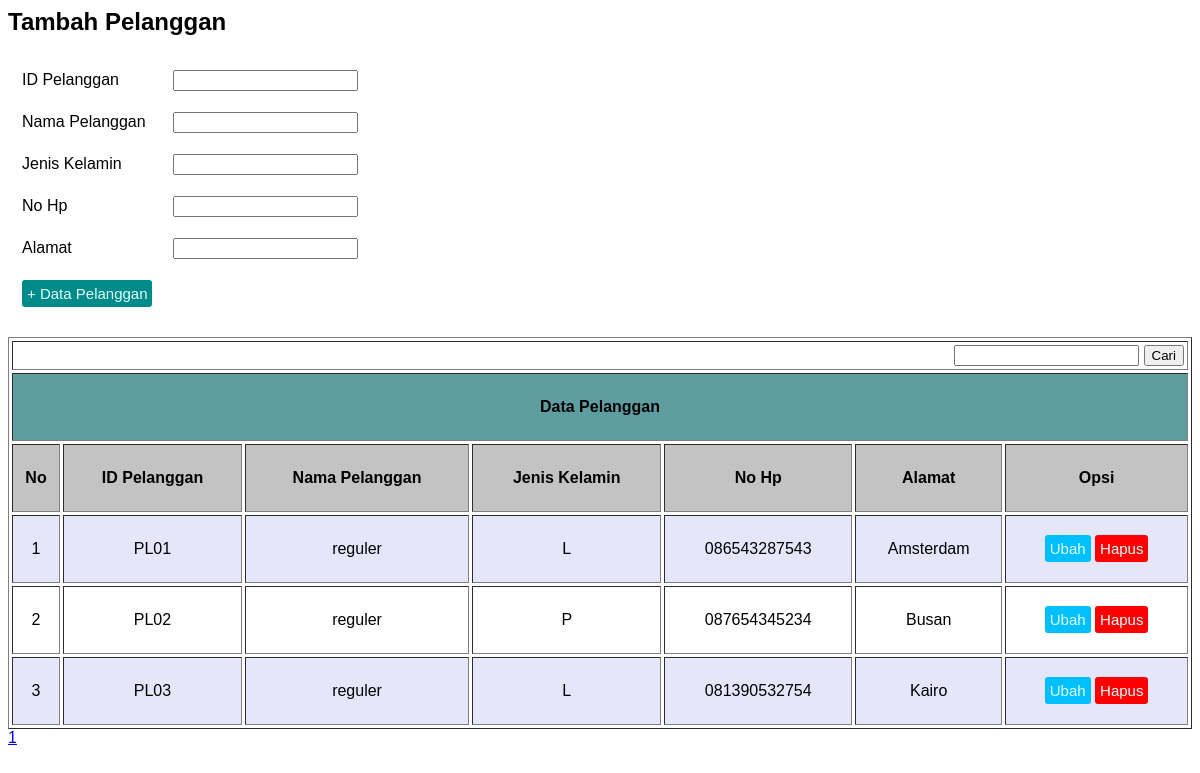
Screenshot of /Restoran/Administrator/pelanggan.php with the database file from the repository.
### tables this page shows
CREATE TABLE IF NOT EXISTS `tb_pelanggan` (
  `id_pelanggan` varchar(10) NOT NULL,
  `nama_pelanggan` varchar(100) NOT NULL,
  `jenis_kelamin` enum('L','P') NOT NULL,
  `no_hp` varchar(13) NOT NULL,
  `alamat` varchar(100) NOT NULL,
  PRIMARY KEY (`id_pelanggan`)
);

### Restoran/Administrator/pelanggan.php (the view, shortened to what this page needs)
<link rel="stylesheet" type="text/css" href="button.css">
<h2>Tambah Pelanggan</h2>
<form method="post">
	<table cellpadding="7px" cellspacing="7">
		<tr>
			<td>ID Pelanggan</td>
			<td><input type="text" name="id_pelanggan"></td>
		</tr>
		<tr>
			<td>Nama Pelanggan</td>
			<td><input type="text" name="nama_pelanggan"></td>
		</tr>
		<tr>
			<td>Jenis Kelamin</td>
			<td><input type="enum" name="jenis_kelamin"></td>
		</tr>
		<tr>
			<td>No Hp</td>
			<td><input type="text" name="no_hp"></td>
		</tr>
		<tr>
			<td>Alamat</td>
			<td><input type="text" name="alamat"></td>
		</tr>
		<tr>
			<td><input type="submit" name="masuk" value="+ Data Pelanggan" class='butin'></td>
		</tr>
	</table>
</form>
<form>
	<table align="center" border="1" cellspacing="3" cellpadding="3" style=" width:100%;height: 50%">
		<tr>
    <td height="28" colspan="7" border="0">
    <div align="right">
      <label>
       <input type="text" name="cari" />
       </label>
       <label>
      <input type="submit" value="Cari" />
      </label>
      </div>
      </td>
  </tr>
	<tr>
		<th bgcolor="cadetblue" colspan="7">Data Pelanggan</th>
	</tr>
	<tr bgcolor="#C3C3C3">
		<th style="text-align:center;">No</th>
		<th style="text-align:center;">ID Pelanggan</th>
		<th style="text-align:center;">Nama Pelanggan</th>
		<th style="text-align:center;">Jenis Kelamin</th>
		<th style="text-align:center;">No Hp</th>
		<th style="text-align:center;">Alamat</th>
		<th style="text-align:center;">Opsi</th>
	</tr>
	<?php
	include '../koneksi.php';
	$no = '1';
	$halaman = '3';
	if (isset($_GET["halaman"])) {
		$page = $_GET["halaman"];
	}else{
		$page = '1';
	}
	if ($page>1) {
		$mulai =($page * $halaman) - $halaman;
	}else{
		$mulai = '0';
	}
	$data = mysqli_query($koneksi,"SELECT * FROM tb_pelanggan LIMIT $mulai, $halaman");
	while ($isi = mysqli_fetch_array($data)) {
		if ($no%2==0){
			$bg="white";
		}else{
			$bg="lavender";
		}
	?>
	  <tr bgcolor="<?php echo $bg; ?>">
		<td style="text-align:center;"><?php echo $no++ ?></td>
		<td style="text-align:center;"><?php echo $isi['id_pelanggan'] ?></td>
		<td style="text-align:center;"><?php echo $isi['nama_pelanggan'] ?></td>
		<td style="text-align:center;"><?php echo $isi['jenis_kelamin'] ?></td>
		<td style="text-align:center;"><?php echo $isi['no_hp'] ?></td>
		<td style="text-align:center;"><?php echo $isi['alamat'] ?></td>
		<td style="text-align:center;"><a href="index.php?resto=pedit&id_pelanggan=<?php echo $isi['id_pelanggan'] ?>" class='buts' >Ubah</a>
			<a href="pelangganhapus.php?id_pelanggan=<?php echo $isi['id_pelanggan'] ?>" class='butss'>Hapus</a>
			</td>
	</tr>
	<?php
	}
	?>
</table>
<div>
	<?php
	$result = mysqli_query($koneksi,"SELECT * FROM tb_pelanggan");
	$total = mysqli_num_rows($result);
	$pages = ceil($total/$halaman);
	for ($i=1; $i<=$pages ; $i++){?>
	<a href="?resto=pelanggan&halaman3=<?php echo $i; ?>"><?php echo $i; ?></a>
	<?php } ?>
</div>
</form>

### Restoran/Administrator/button.css (style rules this page uses)
.butin { text-decoration: none; background-color: darkcyan; color: lightcyan; border: none; width: 130px; padding: 5px; font-family: Tahoma,sans-serif; font-size: 15px; border-radius: 3px; }
.buts { text-decoration: none; background-color: deepskyblue; color: lightcyan; border: none; width: 120px; padding: 5px; font-family: Tahoma,sans-serif; font-size: 15px; border-radius: 3px; }
.butss { text-decoration: none; background-color: red; color: lightcyan; border: none; width: 120px; padding: 5px; font-family: Tahoma,sans-serif; font-size: 15px; border-radius: 3px; }

### rows the page displays
tb_pelanggan: id_pelanggan "PL01", nama_pelanggan "reguler", jenis_kelamin "L", no_hp "086543287543", alamat "Amsterdam"
tb_pelanggan: id_pelanggan "PL02", nama_pelanggan "reguler", jenis_kelamin "P", no_hp "087654345234", alamat "Busan"
tb_pelanggan: id_pelanggan "PL03", nama_pelanggan "reguler", jenis_kelamin "L", no_hp "081390532754", alamat "Kairo"
